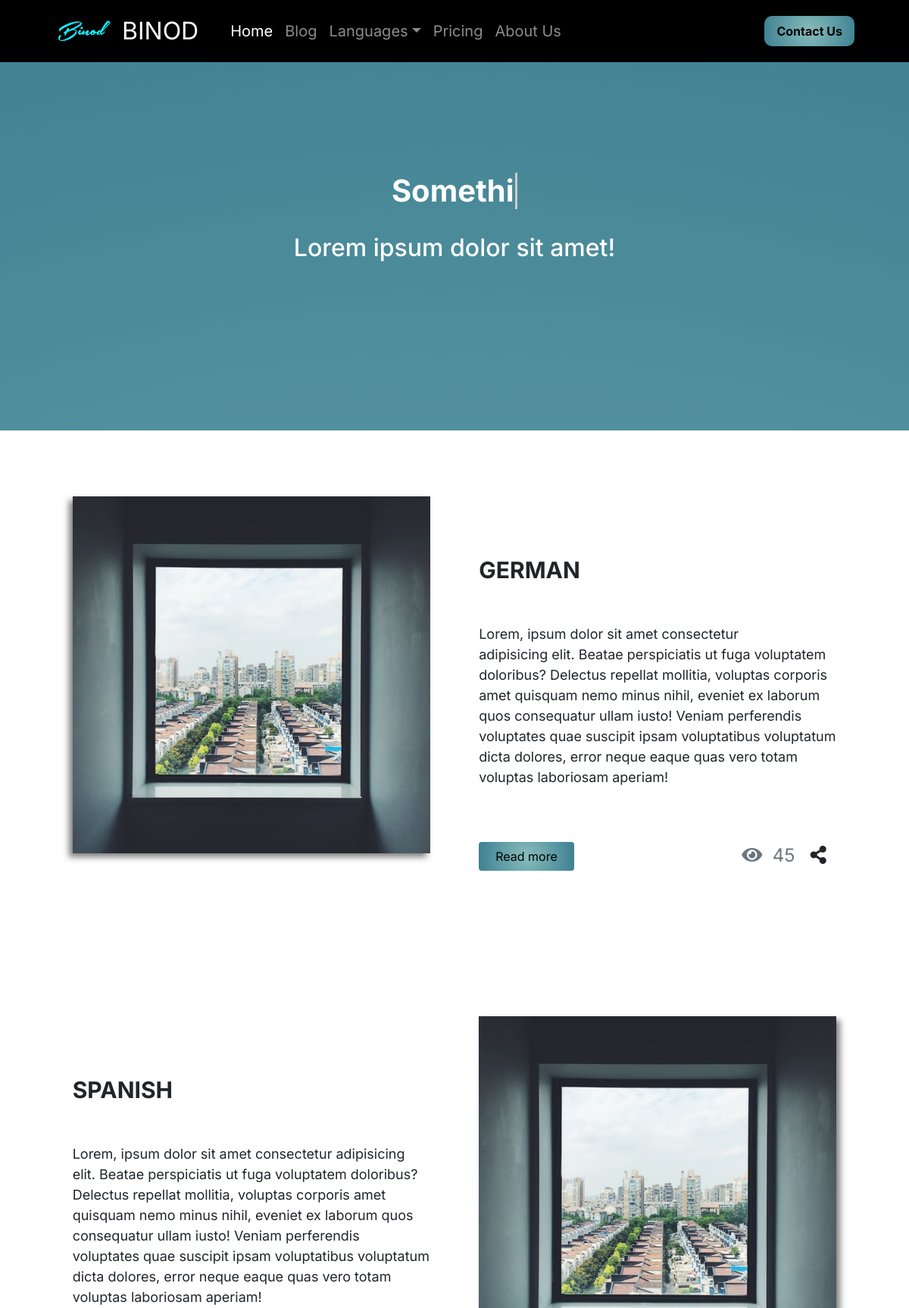
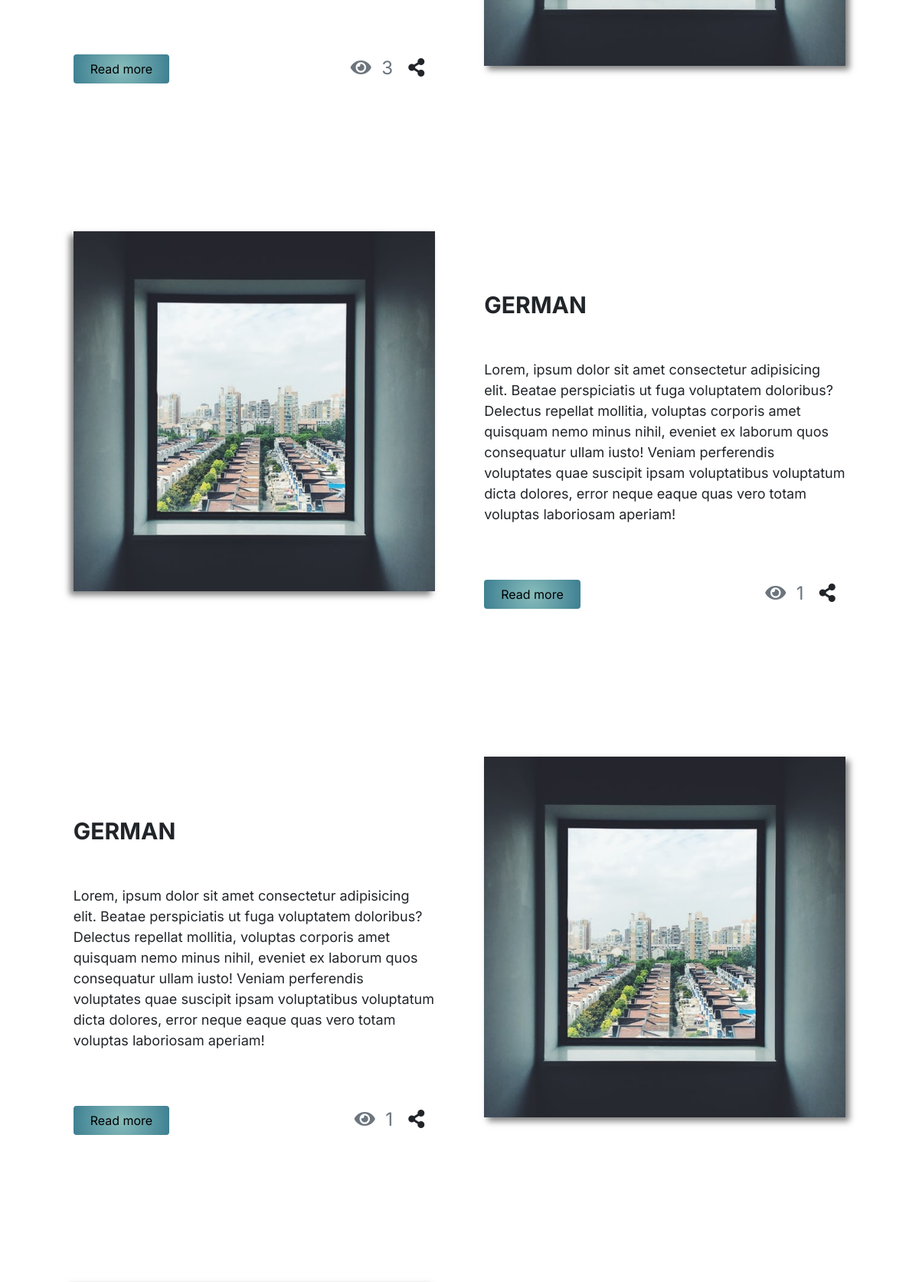
Screenshot of /blog.php (upper part) with the database file from the repository (2 pictures, top to bottom).
### tables this page shows
CREATE TABLE `blog` (
  `id` int(10) NOT NULL,
  `image` varchar(100) NOT NULL,
  `topic` varchar(50) NOT NULL,
  `sdesc` text NOT NULL,
  `ldesc` text NOT NULL,
  `wname` varchar(50) NOT NULL,
  `views` int(50) NOT NULL
);

### blog.php (the view, shortened to what this page needs)
<!doctype html>
<html lang="en">
<head>
    <link href="https://cdn.jsdelivr.net/npm/bootstrap@5.1.1/dist/css/bootstrap.min.css" rel="stylesheet"
>
    <link rel="stylesheet" href="https://cdnjs.cloudflare.com/ajax/libs/font-awesome/5.15.2/css/all.min.css">
</head>
<body>
    <header id="topheader" style="background:black;">
        <?php include 'navbar.php'; ?>
    </header>
    <main>
        <div class="header2 mt-5" style="background-attachment:fixed;">
            <div class="header2-info text-center">
                <h1><b><span class="typed-text"></span><span class="cursor text-white">&nbsp;</span></b></h1>
                <br>
                <h2>Lorem ipsum dolor sit amet!</h2>
                <br>
            </div>
        </div>
        <?php include '_dbConnect.php';
              $sql = "select * from blog";
              $result = mysqli_query($conn,$sql);
              while($row = mysqli_fetch_assoc($result)) : ?>
        <div class="container">
            <div class="row" style="padding: 3%;">
               <div class="col-xs-12 col-sm-12 col-lg-6" style="padding-right: 6%;padding: 3%;  padding-top: 5%; ">
                    <img src="<?= $row['image'] ?>" class="img-fluid" style="box-shadow: -5px 5px 8px rgba(0,0,0,.5); background:#112d32;">
               </div>
            <div class="col-xs-12 col-sm-12 col-lg-6" style="padding: 3%;">
                 <br><br><br><br>
                 <span style="padding: 10px;padding-left:0; font-size: 30px;"> <strong><?= strtoupper($row['topic']) ?></strong> </span> <br><br>
              <p><br>
                 <span style="font-size: 18px; "> <?= $row['sdesc'] ?> </span>
                 <br><br><br><br>
                 <span class="btn"><a href="blogpage.php?topic=<?= $row['topic'] ?>">  &nbsp; Read more  &nbsp; </a></span>
                 <span style="float:right; font-size:1.5rem;"><i class="fas fa-share-alt"></i>&nbsp;&nbsp;</span>
                 <span class="text-muted" style="float:right; font-size:1.5rem;"><i class="fas fa-eye"></i>&nbsp; <?=$row['views']?>&nbsp;&nbsp;&nbsp;</span>
                 <br><br>
              </p>
            </div>
           </div>
         </div>
         <?php if($row2 = mysqli_fetch_assoc($result)) : ?>
         <div class="container">
            <div class="row" style="padding: 3%;">
               <div class="col-xs-12 col-sm-12 col-lg-6 order-lg-2" style="padding-right: 6%;padding: 3%;  padding-top: 5%;">
                    <img src="<?= $row2['image'] ?>" class="img-fluid" style="box-shadow: 5px 5px 8px rgba(0,0,0,.5); background:#112d32;">
               </div>
            <div class="col-xs-12 col-sm-12 col-lg-6 order-lg-1" style="padding: 3%;">
                 <br><br><br><br>
                 <span style="padding: 10px;padding-left:0; font-size: 30px;"> <strong><?= strtoupper($row2['topic']) ?></strong> </span> <br><br>
              <p><br>
                 <span style="font-size: 18px; "> <?= $row2['sdesc'] ?> </span>
                 <br><br><br><br>
                 <span class="btn"><a href="blogpage.php?topic=<?= $row2['topic'] ?>">  &nbsp; Read more  &nbsp; </a></span>
                 <span style="float:right; font-size:1.5rem;"><i class="fas fa-share-alt"></i>&nbsp;&nbsp;</span>
                 <span class="text-muted" style="float:right; font-size:1.5rem;"><i class="fas fa-eye"></i>&nbsp; <?=$row2['views']?>&nbsp;&nbsp;&nbsp;</span>
                 <br><br>
              </p>
            </div>
           </div>
         </div>
         <?php endif; ?>
         <?php endwhile; ?>
         <br><br><br>
        <?php include 'footer.php' ; ?>
    </main>
</body>
</html>

### navbar.php (shortened to what this page needs)
<!doctype html>
<html lang="en">
<body>
<nav class="navbar navbar-expand-lg navbar-dark" aria-label="Ninth navbar example" id="navbar">
            <div class="container-xl">
                <img src="assets/images/logo.png" alt="" class="image-fluid rounded-circle" style="width:10vh">
                <a class="navbar-brand brand" href="#">&nbspBINOD&nbsp&nbsp</a>
                <div class="navbar-collapse collapse" id="navbarsExample07XL">
                    <ul class="navbar-nav me-auto mb-2 mb-lg-0">
                        <li class="nav-item">
                            <a class="nav-link active" aria-current="page" href="index.php">Home</a>
                        </li>
                        <li class="nav-item">
                            <a class="nav-link" href="blog.php">Blog</a>
                        </li>
                        <li class="nav-item dropdown">
                            <a class="nav-link dropdown-toggle" id="dropdown07XL" data-bs-toggle="dropdown"
                                aria-expanded="false">Languages</a>
                        </li>
                        <li class="nav-item">
                            <a class="nav-link" href="pricing.php">Pricing</a>
                        </li>
                        <li class="nav-item">
                            <a class="nav-link" href="about.php">About Us</a>
                        </li>
                    </ul>
                    <div class="contact"><a class="nav-link" href="contact.php">Contact Us</a></div>
                </div>
            </div>
        </nav>
</body>
</html>

### footer.php (shortened to what this page needs)
<!DOCTYPE html>
<html lang="en">
<body>
</body>
</html>

### blog.php (style rules this page uses)
.header2 { padding: 15%; width: 100%; height: 65vh; color: white; background: radial-gradient(circle, rgba(136,189,188,1) 0%, rgba(62,128,146,1) 100%); background-size: cover; background-position: center; background-attachment: fixed; font-family: 'Birthstone', cursive !important; }
.header2 span.cursor { display: inline-block; background-color: #ccc; margin-left: 0.1rem; width: 3px; animation: blink 1s infinite; }
.header2 span.cursor.typing { animation: none; }
.container p .btn { background: radial-gradient(circle, rgba(136,189,188,1) 0%, rgba(62,128,146,1) 100%); }
.container p .btn a { color: black; }

### navbar.php (style rules this page uses)
* { padding: 0; margin: 0; box-sizing: border-box; font-family: 'Inter', sans-serif; }
html { scroll-behavior: smooth; overflow: scroll; overflow-x: hidden; }
main { overflow-x: hidden; }
a { text-decoration: none; }
header { position: fixed; top:0; left: 0; right:0; z-index: 1000; }
.navbar { padding: 1% 5%; }
.navbar .brand { font-size: 2rem; }
header ul li a { font-size: 20px; }
header .contact { background: radial-gradient(circle, rgba(136,189,188,1) 0%, rgba(62,128,146,1) 100%); border-radius: 10px; }
header .contact a { color: black; font-weight: bold; }

### rows the page displays
blog: image (picture), topic "GERMAN", sdesc "Lorem, ipsum dolor sit amet consectetur adipisicing elit. Beatae perspiciatis ut fuga voluptatem doloribus? Delectus repellat mollitia, voluptas corporis amet quisquam nemo minus nihil, eveniet ex laborum quos consequatur ullam iusto! Veniam perferendis voluptates quae suscipit ipsam voluptatibus voluptatum dicta dolores, error neque eaque quas vero totam voluptas laboriosam aperiam!", views "45", blog.image (picture), blog.topic "SPANISH", blog.sdesc "Lorem, ipsum dolor sit amet consectetur adipisicing elit. Beatae perspiciatis ut fuga voluptatem doloribus? Delectus repellat mollitia, voluptas corporis amet quisquam nemo minus nihil, eveniet ex laborum quos consequatur ullam iusto! Veniam perferendis voluptates quae suscipit ipsam voluptatibus voluptatum dicta dolores, error neque eaque quas vero totam voluptas laboriosam aperiam!", blog.views "3"
blog: image (picture), topic "GERMAN", sdesc "Lorem, ipsum dolor sit amet consectetur adipisicing elit. Beatae perspiciatis ut fuga voluptatem doloribus? Delectus repellat mollitia, voluptas corporis amet quisquam nemo minus nihil, eveniet ex laborum quos consequatur ullam iusto! Veniam perferendis voluptates quae suscipit ipsam voluptatibus voluptatum dicta dolores, error neque eaque quas vero totam voluptas laboriosam aperiam!", views "1", blog.image (picture), blog.topic "GERMAN", blog.sdesc "Lorem, ipsum dolor sit amet consectetur adipisicing elit. Beatae perspiciatis ut fuga voluptatem doloribus? Delectus repellat mollitia, voluptas corporis amet quisquam nemo minus nihil, eveniet ex laborum quos consequatur ullam iusto! Veniam perferendis voluptates quae suscipit ipsam voluptatibus voluptatum dicta dolores, error neque eaque quas vero totam voluptas laboriosam aperiam!", blog.views "1"
